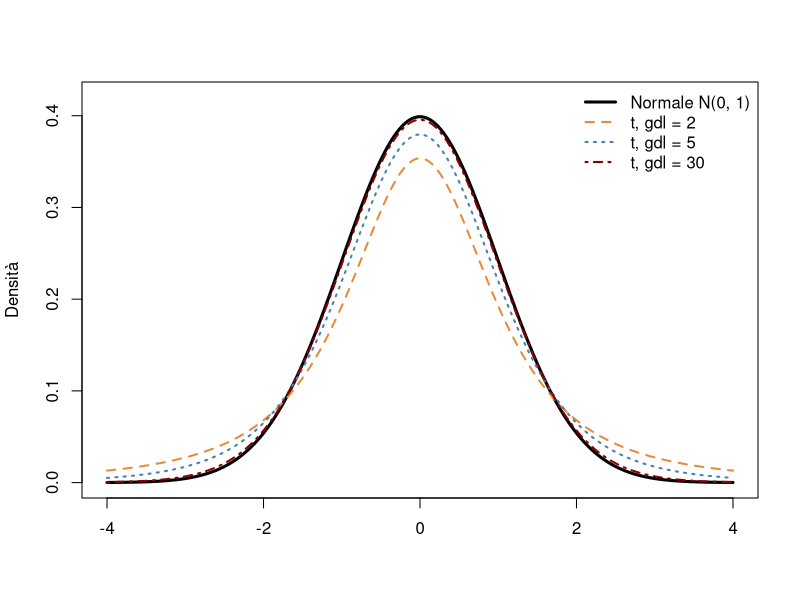
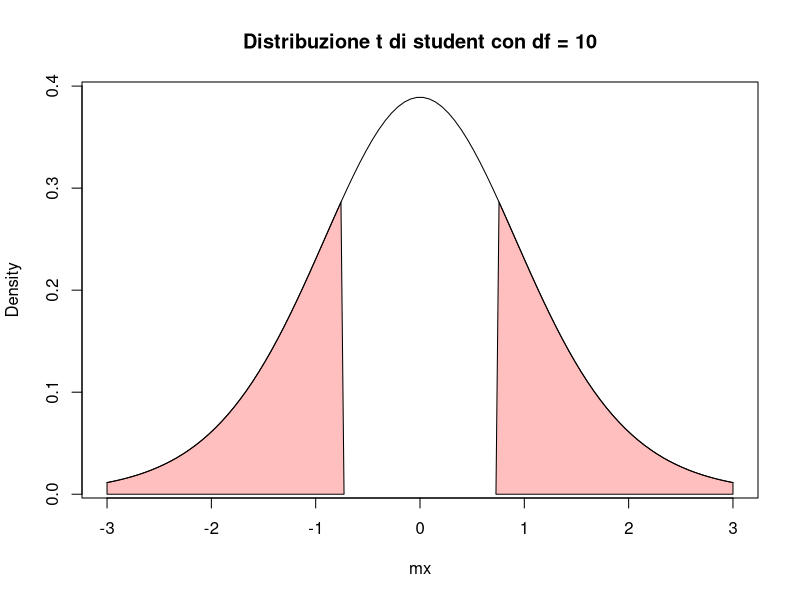
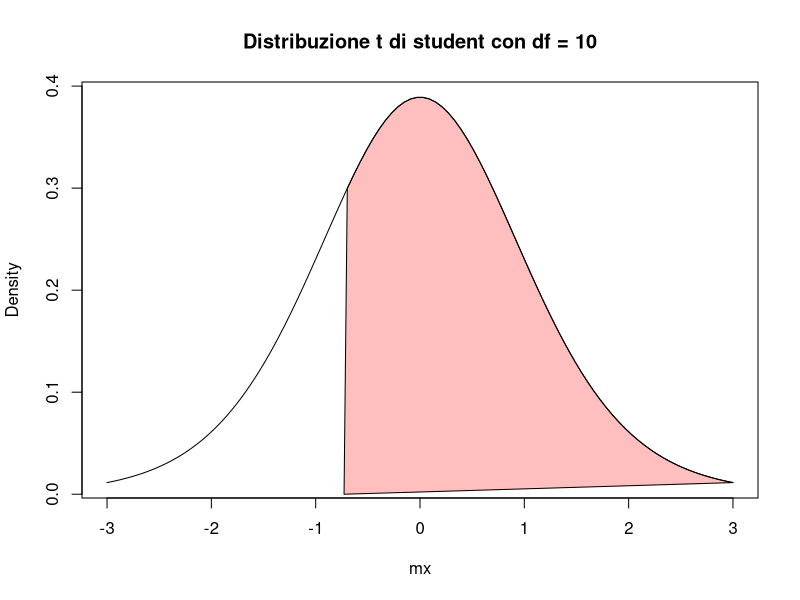
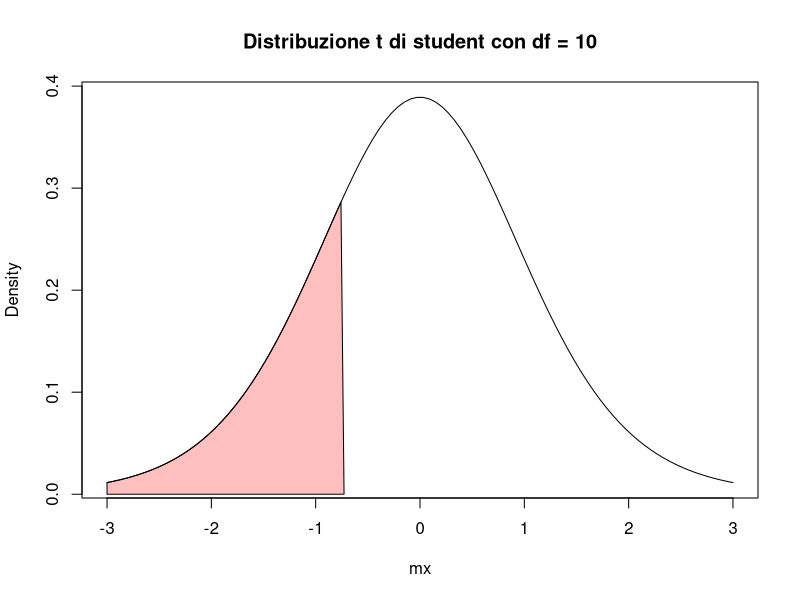

Reproduce these figures in R, in order.
## ---- chunk 1
#| echo: false
#| out-width: 75%
#| fig-align: center
#| fig-width: 7
#| fig-height: 4.2
xx <- seq(-4, 4, length.out = 400)
plot(xx, dnorm(xx), type = "l", lwd = 3, col = "black",
     xlab = "", ylab = "Densità", ylim = c(0, 0.42))
lines(xx, dt(xx, df = 2), lwd = 2, lty = 2, col = rgb(230, 140, 60, maxColorValue = 255))
lines(xx, dt(xx, df = 5), lwd = 2, lty = 3, col = rgb(70, 130, 180, maxColorValue = 255))
lines(xx, dt(xx, df = 30), lwd = 2, lty = 4, col = "darkred")
legend("topright", bty = "n", lwd = c(3, 2, 2, 2), lty = 1:4,
       col = c("black", rgb(230, 140, 60, maxColorValue = 255),
               rgb(70, 130, 180, maxColorValue = 255), "darkred"),
       legend = c("Normale N(0, 1)", "t, gdl = 2", "t, gdl = 5", "t, gdl = 30"))
## ---- chunk 2
#| include: false
# stampa l'output di t.test() con i segnaposto tikzmark per le annotazioni
annota_ttest <- function(chiamata) {
  out <- capture.output(eval(parse(text = chiamata)))
  out <- trimws(gsub("\t", "", out), "right")
  while (!nzchar(out[1])) out <- out[-1]
  while (!nzchar(out[length(out)])) out <- out[-length(out)]
  out <- unlist(lapply(out, function(l)
    if (nchar(l) > 72) strwrap(l, 72, exdent = 2) else l))
  mark <- function(x, pattern, name)
    sub(pattern, sprintf("\\\\tikzmarknode{%s}{\\1}", name), x)
  out <- mark(out, "^(.*t-test)$", "test")
  out <- mark(out, "(t = -?[0-9.]+)", "stat")
  out <- mark(out, "(df = [0-9.]+)", "df")
  out <- mark(out, "(p-value [=<] [0-9.e-]+)", "pval")
  out <- mark(out, "((not equal to|less than|greater than) -?[0-9.]+)", "h1")
  i <- grep("confidence interval", out) + 1
  out[i] <- sprintf(" \\tikzmarknode{ic}{%s}", trimws(out[i]))
  j <- grep("^mean (in|of|difference)", out) + 1
  out[j] <- sprintf(" \\tikzmarknode{medie}{%s}", trimws(out[j]))
  cat("```{=latex}\n",
      "\\begin{Verbatim}[commandchars=\\\\\\{\\}, fontsize=\\scriptsize, frame=single, framesep=2mm]\n",
      "> ", chiamata, "\n",
      paste(out, collapse = "\n"),
      "\n\\end{Verbatim}\n```\n", sep = "")
}
## ---- chunk 3
set.seed(999)
x = rnorm(11, mean = 12, sd = 7.5)
mu0 = 10
t.test(x, mu = mu0, alternative = "two.sided")

## ---- chunk 4
#| echo: false
#| results: asis
annota_ttest('t.test(x, mu = mu0)')
## ---- chunk 5
#| echo: false
myt = t.test(x, mu = mu0) # test a due code
## ---- chunk 6
#| echo: false
#| out-width: 60%
#| fig-align: center
mx = seq(-3,3, length.out=100)
plot(mx, dt(mx, df = 10), type = "l", ylab = "Density", 
     main = "Distribuzione t di student con df = 10", cex = 3)
polygon(c(-3, 
          mx[mx < myt$statistic],
          myt$statistic), 
        c(0, dt(mx[mx < myt$statistic], 10), 0), 
        col = rgb(1, 0, 0, 0.25))
polygon(c(abs(myt$statistic), 
          mx[mx > abs(myt$statistic)],
          3), 
        c(0, dt(mx[mx > abs(myt$statistic)], 10), 0), 
        col = rgb(1, 0, 0, 0.25))
## ---- chunk 7
# calcolo p-value
2*(1-pt(abs(-0.72806),10))
## ---- chunk 8
#| echo: false
#| results: asis
annota_ttest('t.test(x, mu = mu0, alternative = "greater")')
## ---- chunk 9
#| echo: false
#| out-width: 60%
#| fig-align: center
mx = seq(-3,3, length.out=100)
plot(mx, dt(mx, df = 10), type = "l", ylab = "Density", 
     main = "Distribuzione t di student con df = 10", cex = 3)
myt = t.test(x, mu = mu0, 
       alternative = "greater") # test a una coda destra
polygon(c((myt$statistic), 
          mx[mx > (myt$statistic)]), 
        c(0, dt(mx[mx > (myt$statistic)], 10)), 
        col = rgb(1, 0, 0, 0.25))
## ---- chunk 10
# calcolo p-value
1-pt(-0.72806, 10)
## ---- chunk 11
#| echo: false
#| results: asis
annota_ttest('t.test(x, mu = mu0, alternative = "less")')
## ---- chunk 12
#| echo: false
#| out-width: 60%
#| fig-align: center
mx = seq(-3,3, length.out=100)
plot(mx, dt(mx, df = 10), type = "l", ylab = "Density", 
     main = "Distribuzione t di student con df = 10", cex = 3)
myt = t.test(x, mu = mu0, 
       alternative = "less") # test a una coda sinistra
polygon(c(-3, 
          mx[mx < myt$statistic],
          myt$statistic), 
        c(0, dt(mx[mx < myt$statistic], 10), 0), 
        col = rgb(1, 0, 0, 0.25))
## ---- chunk 13
# calcolo p-value
pt(-0.72806, 10)
## ---- chunk 14
x = c(12.2, 23.2, 14, 20.3, 9.2, 3.7, 8, 16.8, 3.7, 1.9, 20.5)
y = c(8.5, 3.2, 4, 10.5, 7.7, 3.1, 2, 3.9)
t.test(x, y, var.equal = TRUE, alternative = "two.sided")
## ---- chunk 15
#| echo: false
#| results: asis
annota_ttest('t.test(x, y, var.equal = TRUE)')
## ---- chunk 16
#| echo: false
#| results: asis
annota_ttest('t.test(x, y, var.equal = TRUE, alternative = "greater")')
## ---- chunk 17
#| echo: false
#| results: asis
annota_ttest('t.test(x, y)')
## ---- chunk 18
x = c(5.2, 3.5, 3.4, 7.1, 6.2, 3.0, 1, 4)
y = c(8.5, 3.2, 4, 10.5, 7.7, 3.1, 2, 3.9)
t.test(x, y, paired = TRUE, alternative = "two.sided")
## ---- chunk 19
#| echo: false
#| results: asis
annota_ttest('t.test(x, y, paired = TRUE)')
## ---- chunk 20
#| echo: false
#| results: asis
annota_ttest('t.test(x, y, paired = TRUE, alternative = "less")')
## ---- chunk 21
#| echo: false
#| results: asis
set.seed(999)
x = rnorm(11, mean = 12, sd = 7.5)
res = t.test(x, mu = 10)

out = capture.output(str(res, give.attr = FALSE))
elementi = c(par = "parameter", est = "estimate", se = "stderr")
for (nodo in names(elementi)) {
  i = grep(paste0("^ \\$ ", elementi[nodo], " "), out)
  out[i] = sprintf(" \\tikzmarknode{%s}{%s}", nodo, trimws(out[i]))
}
cat("```{=latex}\n",
    "\\begin{Verbatim}[commandchars=\\\\\\{\\}, fontsize=\\scriptsize, frame=single, framesep=2mm]\n",
    "> str(res, give.attr = FALSE)\n",
    paste(out, collapse = "\n"),
    "\n\\end{Verbatim}\n```\n", sep = "")
## ---- chunk 22
#| eval: true
alpha = .05 # cambiando il valore di alpha cambia l'ampiezza dell'intervallo
valoriCritici = c(qt(alpha/2, df = res$parameter), # valore negativo
                  qt(1-alpha/2, df = res$parameter)) # valore positivo 
valoriCritici
res$estimate + res$stderr * valoriCritici
res$conf.int # confronto con i valori calcolati da R
## ---- chunk 23
set.seed(999)
x=rnorm(11,mean =12,sd =7.5)
mu0=10
res1campione = t.test(x,mu =mu0,alternative ="two.sided")
# calcolo valori critici per intervallo 95%
(t_c = c(qt(c(.025, .975), 
            df = res1campione$parameter)))
res1campione$estimate + res1campione$stderr* t_c

## ---- chunk 24
set.seed(999)
x = rnorm(11,mean =12,sd =7.5)
y = rnorm(15,mean =8,sd =2.5)
res2campioni = t.test(x, y)
hat = res2campioni$estimate[1] - res2campioni$estimate[2] 
(t_c = c(qt(c(.025, .975), 
            df = res2campioni$parameter)))
hat + res2campioni$stderr * t_c
res2campioni$conf.int # confronto
## ---- chunk 25
set.seed(999)
x = rnorm(11,mean =12,sd =7.5)
y = rnorm(11,mean =8,sd =2.5)
res2dipedenti = t.test(x, y, paired = TRUE)
(t_c = c(qt(c(.025, .975), 
            df = res2dipedenti$parameter)))
res2dipedenti$estimate + res2dipedenti$stderr * t_c
res2dipedenti$conf.int # confronto
